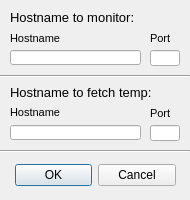
<?xml version="1.0" encoding="UTF-8"?>
<ui version="4.0">
 <class>hostDialog</class>
 <widget class="QDialog" name="hostDialog">
  <property name="geometry">
   <rect>
    <x>0</x>
    <y>0</y>
    <width>190</width>
    <height>200</height>
   </rect>
  </property>
  <property name="windowTitle">
   <string>Dialog</string>
  </property>
  <property name="modal">
   <bool>true</bool>
  </property>
  <widget class="QDialogButtonBox" name="buttonBox">
   <property name="geometry">
    <rect>
     <x>15</x>
     <y>160</y>
     <width>161</width>
     <height>31</height>
    </rect>
   </property>
   <property name="orientation">
    <enum>Qt::Horizontal</enum>
   </property>
   <property name="standardButtons">
    <set>QDialogButtonBox::Cancel|QDialogButtonBox::Ok</set>
   </property>
  </widget>
  <widget class="QLabel" name="label">
   <property name="geometry">
    <rect>
     <x>10</x>
     <y>10</y>
     <width>171</width>
     <height>15</height>
    </rect>
   </property>
   <property name="font">
    <font>
     <pointsize>10</pointsize>
    </font>
   </property>
   <property name="text">
    <string>Hostname to monitor:</string>
   </property>
  </widget>
  <widget class="QLabel" name="label_6">
   <property name="geometry">
    <rect>
     <x>10</x>
     <y>85</y>
     <width>171</width>
     <height>15</height>
    </rect>
   </property>
   <property name="font">
    <font>
     <pointsize>10</pointsize>
    </font>
   </property>
   <property name="text">
    <string>Hostname to fetch temp:</string>
   </property>
  </widget>
  <widget class="QLabel" name="label_2">
   <property name="geometry">
    <rect>
     <x>10</x>
     <y>30</y>
     <width>71</width>
     <height>16</height>
    </rect>
   </property>
   <property name="font">
    <font>
     <pointsize>8</pointsize>
    </font>
   </property>
   <property name="text">
    <string>Hostname</string>
   </property>
  </widget>
  <widget class="QLineEdit" name="hPiEdit">
   <property name="geometry">
    <rect>
     <x>10</x>
     <y>50</y>
     <width>131</width>
     <height>15</height>
    </rect>
   </property>
   <property name="font">
    <font>
     <pointsize>8</pointsize>
    </font>
   </property>
  </widget>
  <widget class="QLabel" name="label_3">
   <property name="geometry">
    <rect>
     <x>150</x>
     <y>30</y>
     <width>31</width>
     <height>16</height>
    </rect>
   </property>
   <property name="font">
    <font>
     <pointsize>8</pointsize>
    </font>
   </property>
   <property name="text">
    <string>Port</string>
   </property>
  </widget>
  <widget class="QLineEdit" name="pPiEdit">
   <property name="geometry">
    <rect>
     <x>150</x>
     <y>50</y>
     <width>30</width>
     <height>16</height>
    </rect>
   </property>
   <property name="font">
    <font>
     <pointsize>8</pointsize>
    </font>
   </property>
  </widget>
  <widget class="QLabel" name="label_4">
   <property name="geometry">
    <rect>
     <x>10</x>
     <y>105</y>
     <width>71</width>
     <height>15</height>
    </rect>
   </property>
   <property name="font">
    <font>
     <pointsize>8</pointsize>
    </font>
   </property>
   <property name="text">
    <string>Hostname</string>
   </property>
  </widget>
  <widget class="QLineEdit" name="hTempEdit">
   <property name="geometry">
    <rect>
     <x>10</x>
     <y>125</y>
     <width>131</width>
     <height>15</height>
    </rect>
   </property>
   <property name="font">
    <font>
     <pointsize>8</pointsize>
    </font>
   </property>
  </widget>
  <widget class="QLabel" name="label_5">
   <property name="geometry">
    <rect>
     <x>150</x>
     <y>105</y>
     <width>31</width>
     <height>16</height>
    </rect>
   </property>
   <property name="font">
    <font>
     <pointsize>8</pointsize>
    </font>
   </property>
   <property name="text">
    <string>Port</string>
   </property>
  </widget>
  <widget class="QLineEdit" name="pTempEdit">
   <property name="geometry">
    <rect>
     <x>150</x>
     <y>125</y>
     <width>30</width>
     <height>16</height>
    </rect>
   </property>
   <property name="font">
    <font>
     <pointsize>8</pointsize>
    </font>
   </property>
  </widget>
  <widget class="Line" name="line">
   <property name="geometry">
    <rect>
     <x>0</x>
     <y>75</y>
     <width>190</width>
     <height>3</height>
    </rect>
   </property>
   <property name="orientation">
    <enum>Qt::Horizontal</enum>
   </property>
  </widget>
  <widget class="Line" name="line_2">
   <property name="geometry">
    <rect>
     <x>0</x>
     <y>150</y>
     <width>190</width>
     <height>3</height>
    </rect>
   </property>
   <property name="orientation">
    <enum>Qt::Horizontal</enum>
   </property>
  </widget>
 </widget>
 <resources/>
 <connections>
  <connection>
   <sender>buttonBox</sender>
   <signal>accepted()</signal>
   <receiver>hostDialog</receiver>
   <slot>accept()</slot>
   <hints>
    <hint type="sourcelabel">
     <x>248</x>
     <y>254</y>
    </hint>
    <hint type="destinationlabel">
     <x>157</x>
     <y>274</y>
    </hint>
   </hints>
  </connection>
  <connection>
   <sender>buttonBox</sender>
   <signal>rejected()</signal>
   <receiver>hostDialog</receiver>
   <slot>reject()</slot>
   <hints>
    <hint type="sourcelabel">
     <x>316</x>
     <y>260</y>
    </hint>
    <hint type="destinationlabel">
     <x>286</x>
     <y>274</y>
    </hint>
   </hints>
  </connection>
 </connections>
</ui>
